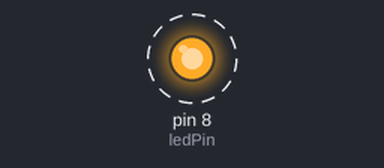
A sketch run on a simulated Arduino Uno, built with avr-gcc and run on an emulated ATmega328P. On the bench: output pins drawn as LEDs (lit = HIGH). Dashed ring = blinking.

Above: at 0.12 s.
Timing chart, 0 to 3.0 s (numbered marks = the images above):
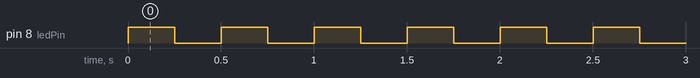

The sketch:

dowhile_01.ino
```cpp
const int ledPin = 8;
int blink = 0;

void setup() {
  // put your setup code here, to run once:
  pinMode(ledPin, OUTPUT);
}

void loop() {
  // put your main code here, to run repeatedly:
  if(blink < 10){
    do {
    digitalWrite(ledPin, 1);
    delay(250);
    digitalWrite(ledPin, 0);
    delay(250);
    blink++;
  } while (blink < 10);
 }

}
```

Measured:
- by itself, pin 8 (ledPin): alternates HIGH for 0.25 s and LOW for 0.25 s, 20 changes in all, then stays LOW
